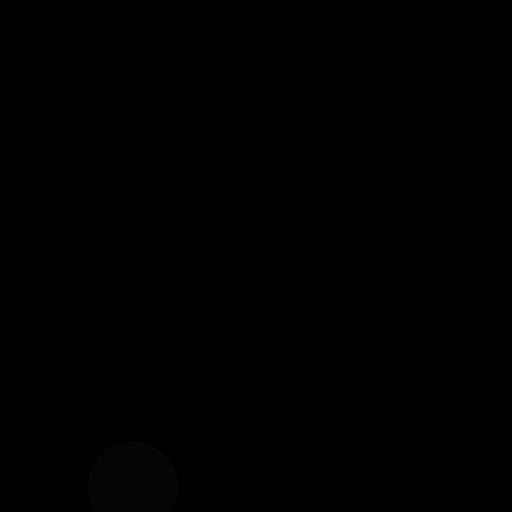
Frame 1 (no input)
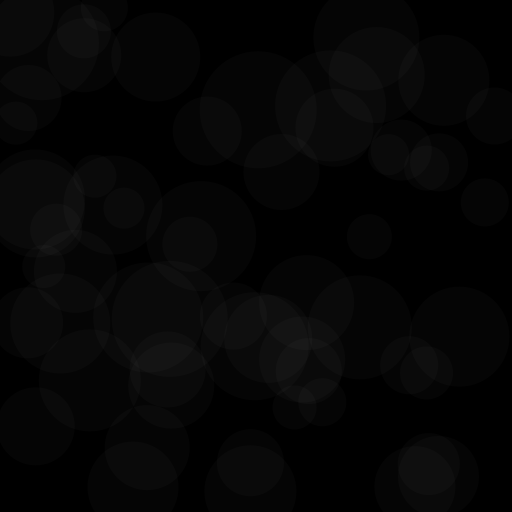
Frame 60 (the mouse pressed at the canvas centre just before this capture)
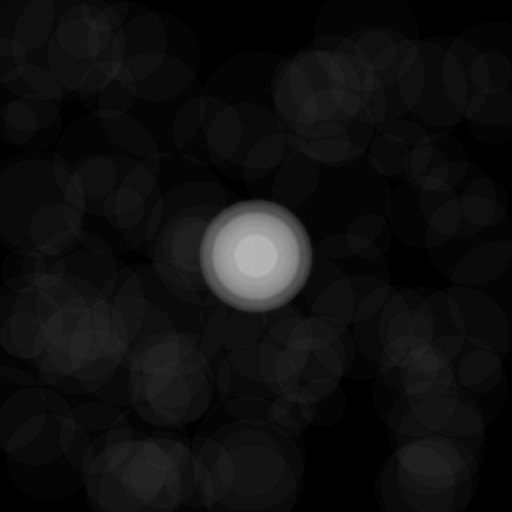
Frame 120 (the mouse held since frame 60 and released just before this capture)

The Processing sketch that drew these frames (run headless with seeded random() and noise(); from frame 60 on, the mouse is pressed at the canvas centre):

// Processing sketch: processing_48956
// ── processing_48956.pde

void setup(){
  size(512,512);
  background (0,0,0);
  frameRate(15);
  smooth();
}

void draw(){

int d= int(random(40, 120));
noStroke();
fill(255, 5);
ellipse(random(width), random(height), d,d);


if (mousePressed == true){ 
  if (mouseButton == LEFT )
  
  
fill(25,60,80,60);
noStroke();
ellipse(mouseX,mouseY,d,d);
  
  }
  
}
